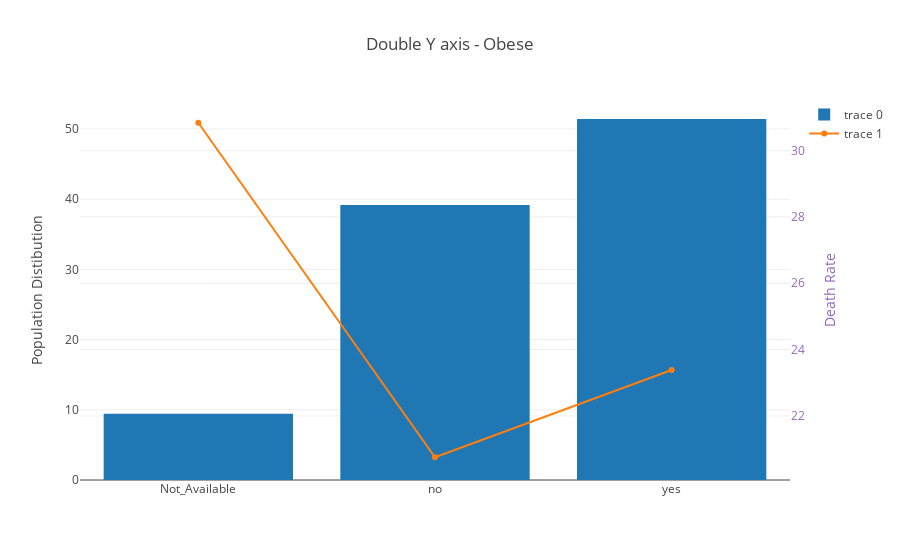
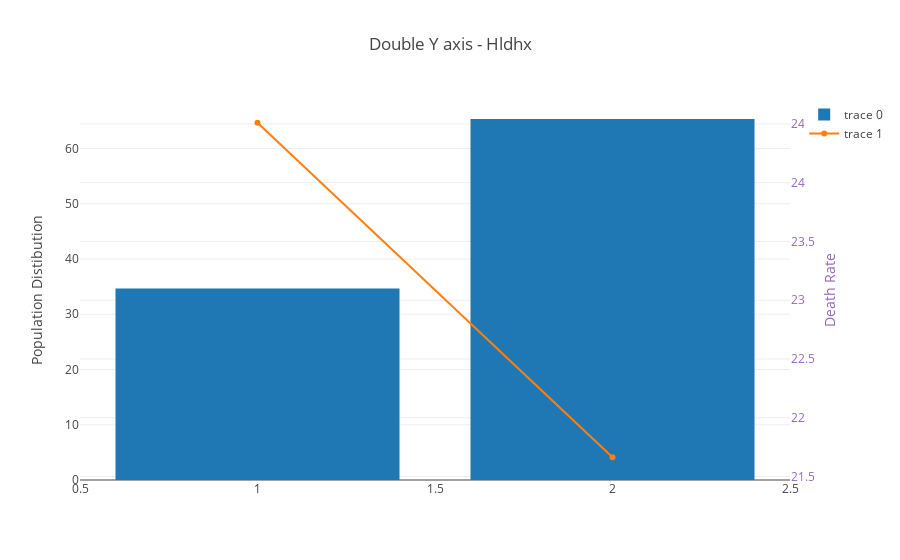
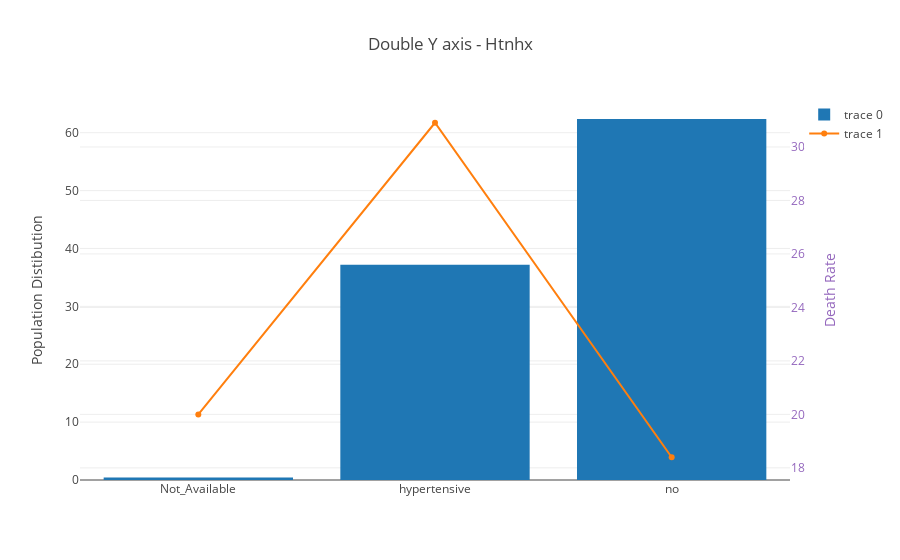
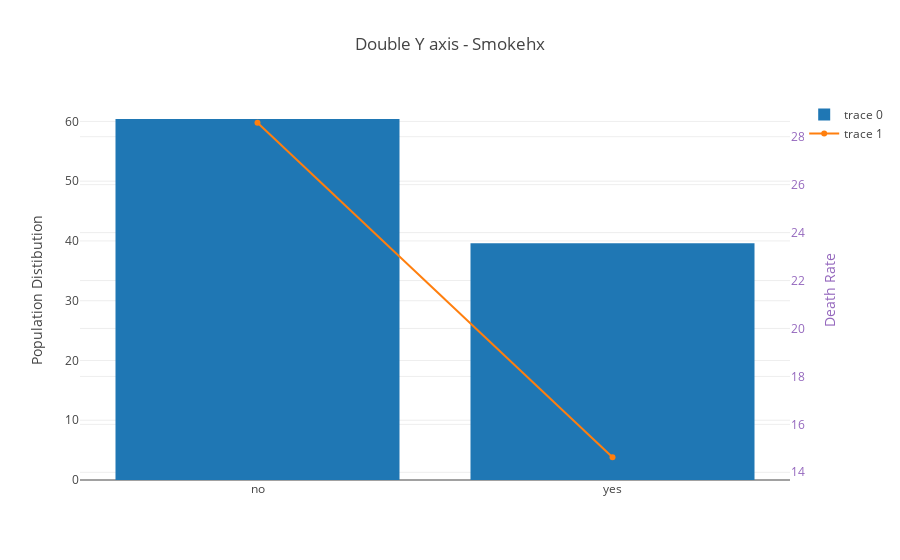

Notebook code cell kept with these figures, in order:
### Code cell
plt_event_rate(er_data)

### Figure 1 — Plotly figure (JSON) as saved in the notebook; plotly's stock layout.template omitted (floating-point values rounded to 4 significant figures)
{"data": [{"type": "bar", "uid": "56af1d51-5ea1-4b90-9722-e97106cbfbc8", "x": ["Not_Available", "no", "yes"], "y": [9.425, 39.15, 51.42]}, {"type": "scatter", "uid": "4cc0537b-a0d4-4f79-af0e-82902f1747d5", "x": ["Not_Available", "no", "yes"], "y": [30.84, 20.75, 23.38], "yaxis": "y2"}], "layout": {"title": {"text": "Double Y axis - Obese"}, "yaxis": {"title": {"text": "Population Distibution"}}, "yaxis2": {"overlaying": "y", "side": "right", "tickfont": {"color": "rgb(148, 103, 189)"}, "title": {"font": {"color": "rgb(148, 103, 189)"}, "text": "Death Rate"}}}}

### Figure 2 — Plotly figure (JSON) as saved in the notebook; plotly's stock layout.template omitted (floating-point values rounded to 4 significant figures)
{"data": [{"type": "bar", "uid": "088b5cad-868a-4ef7-bdb8-3b84c3bd70fb", "x": [1, 2], "y": [34.65, 65.35]}, {"type": "scatter", "uid": "94bf51c2-f952-4fd5-86f7-d698a3cdb60d", "x": [1, 2], "y": [24.51, 21.66], "yaxis": "y2"}], "layout": {"title": {"text": "Double Y axis - Hldhx"}, "yaxis": {"title": {"text": "Population Distibution"}}, "yaxis2": {"overlaying": "y", "side": "right", "tickfont": {"color": "rgb(148, 103, 189)"}, "title": {"font": {"color": "rgb(148, 103, 189)"}, "text": "Death Rate"}}}}

### Figure 3 — Plotly figure (JSON) as saved in the notebook; plotly's stock layout.template omitted (floating-point values rounded to 4 significant figures)
{"data": [{"type": "bar", "uid": "10f41537-5547-45c9-abe8-8502e854b440", "x": ["Not_Available", "hypertensive", "no"], "y": [0.4404, 37.19, 62.37]}, {"type": "scatter", "uid": "be96ee33-4e20-490a-ae6f-651ea7e6c0d4", "x": ["Not_Available", "hypertensive", "no"], "y": [20, 30.91, 18.4], "yaxis": "y2"}], "layout": {"title": {"text": "Double Y axis - Htnhx"}, "yaxis": {"title": {"text": "Population Distibution"}}, "yaxis2": {"overlaying": "y", "side": "right", "tickfont": {"color": "rgb(148, 103, 189)"}, "title": {"font": {"color": "rgb(148, 103, 189)"}, "text": "Death Rate"}}}}

### Figure 4 — Plotly figure (JSON) as saved in the notebook; plotly's stock layout.template omitted (floating-point values rounded to 4 significant figures)
{"data": [{"type": "bar", "uid": "d65cd0e5-a2f6-4111-b89d-e32e287a56da", "x": ["no", "yes"], "y": [60.41, 39.59]}, {"type": "scatter", "uid": "1c7877cd-5dde-4a04-b7fa-921fecab3434", "x": ["no", "yes"], "y": [28.58, 14.63], "yaxis": "y2"}], "layout": {"title": {"text": "Double Y axis - Smokehx"}, "yaxis": {"title": {"text": "Population Distibution"}}, "yaxis2": {"overlaying": "y", "side": "right", "tickfont": {"color": "rgb(148, 103, 189)"}, "title": {"font": {"color": "rgb(148, 103, 189)"}, "text": "Death Rate"}}}}
